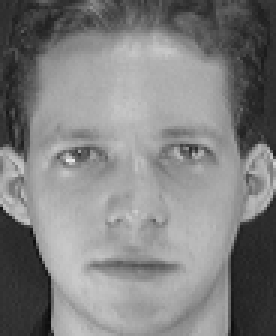
#> input picture train/s1/1.1.pgm, 92 x 112 px (shown 3 times larger); its folder holds only this picture in this run
$ python get_eigenfaces.py
#> lines starting #> are read from the running program, lines starting #| are printed output that depends on the picture
### faceDetectionEigen.py
import numpy as np
import os
import matplotlib.pylab as plt
from numpy import linalg
from sklearn.metrics import accuracy_score
from sklearn.preprocessing import normalize


class UTILS:
    """utility class for helper methods"""
    def __init__(self,):
        pass
    def getImg(self,loc):
        """load image from , files--> image-matrix """
        list_dir = os.listdir(loc)
        lst_images = []
        for person_i in list_dir:
            images = os.listdir(loc+person_i)
            for img_i in images:
                img_i = plt.imread(loc+person_i+"/"+img_i)
                lst_images.append(img_i.reshape(1,img_i.size))
        A = np.concatenate(lst_images, axis=0)
        A = A.transpose()
        return A #number of dimmesnion X number of images

    def m_shift(self,A):
        """mean sift:
            input : image matrix
            outut :mean image and mean shifted image
        """
        mean = np.mean(A, axis=1).reshape(A.shape[0],1)
        A = A - mean
        return mean, A

    def cov(self, A):
        """compute covarience matrix"""
        return np.matmul( A.transpose(), A)

    def EigenFaces(self, A, k):
        """compute eigenvales and eigenvectors (A.transpose)A matrix"""
        mat = self.cov( A)  #MXM covarience matrix
        w, v = linalg.eig(mat) #v[:i] is ith eigenvector
        u = np.matmul(A, v)#rows are eigenvectors
        ui = normalize(u, axis=1, norm='l2')#l2 normalization
        indexK = np.argsort(w)[::-1][:k]#top k indexes

        ui = ui.transpose()[indexK].transpose()
        eigenFaces = np.matmul(ui.transpose(), A)  #corresponding eigenvectors
        eigen_vec = ui
        return eigenFaces, eigen_vec

class FaceRecognonisation(UTILS):
    def __init__(self):
        UTILS.__init__(self)

    def fit(self, trainLoc, K):
        """train method for face recogonisation"""
#> called with trainLoc = 'train/', K = 20
        A = self.getImg(trainLoc)
#> in getImg, img_i is the input picture: shape (112, 92); min 11, max 234, mean 128.3
#> in getImg, `A = A.transpose()`: A = 10304 pairs, first value 11 to 234, second value 1 to 207
        mean_face, A = self.m_shift(A)
#> in m_shift, `mean = np.mean(A, axis=1).reshape(A.shape[0],1)`: mean = 10304 values, max 204 at index 4900, min 8 at index 9492, mean 111.7
#> in m_shift, `A = A - mean`: A = 10304 pairs, first value -69.5 to 86, second value -86 to 69.5
#> mean_face has the same summary as mean in m_shift
        faces, eigen_vec = self.EigenFaces(A, K)
#> in EigenFaces, `mat = self.cov( A)`: mat = [[11660925.5, -11660925.5], [-11660925.5, 11660925.5]]
#> in EigenFaces, `w, v = linalg.eig(mat)`: w = [23321851, -1.86e-09]; v = [[0.707, 0.707], [-0.707, 0.707]]
#> in EigenFaces, `u = np.matmul(A, v)#rows are eigenvectors`: u = 10304 pairs, first value -98.29 to 121.6, second value -7.11e-15 to 1.42e-14
#> in EigenFaces, `ui = normalize(u, axis=1, norm='l2')#l2 normalization`: ui = 10304 pairs, first value -1 to 1, second value -1.31e-16 to 1.35e-16
#> in EigenFaces, `indexK = np.argsort(w)[::-1][:k]#top k indexes`: indexK = [0, 1]
#> in EigenFaces, `eigenFaces = np.matmul(ui.transpose(), A)`: eigenFaces = [[278226, -278226], [2.19e-11, -2.19e-11]]
#> in EigenFaces, `eigen_vec = ui`: eigen_vec has the same summary as ui
#> faces = [[278226, -278226], [2.19e-11, -2.19e-11]]; eigen_vec has the same summary as ui in EigenFaces
        #save the eigenfaces, eigen vec and mean face for testing
        self.faces = faces
#> self.faces = [[278226, -278226], [2.19e-11, -2.19e-11]]
        self.eigen_vec = eigen_vec
#> self.eigen_vec has the same summary as ui in EigenFaces
        self.meanFace = mean_face
#> self.meanFace has the same summary as mean in m_shift
        return 0#ALL THE EIGENFACES

    # [17 lines left out: function test, not called in this run]

### get_eigenfaces.py
#plot eigenfaces
from faceDetectionEigen import *
import matplotlib.pylab as plt

#dataset path
PATH_TRAIN = "train/"
PATH_TEST = "test/"

#model hyperparameters
K = 20
IMAGE_SIZE = (112,92)

print ("traning start!")
rec = FaceRecognonisation()
faces = rec.fit(PATH_TRAIN, K)
p = rec.eigen_vec
#> p has the same summary as ui in EigenFaces
k = p[:,1].reshape(IMAGE_SIZE)  #change 1 to some other value to see other eigenface
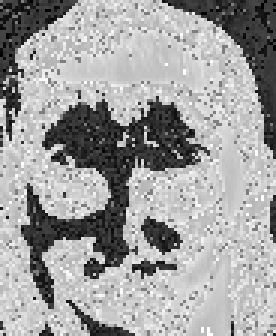
#> k: shape (112, 92) float64 (shown 3 times larger); min -1.31e-16, max 1.35e-16, mean 3.62e-17; drawn with min black and max white
print ("see the eigenface")
plt.imshow(k, cmap='Greys')
plt.show()
